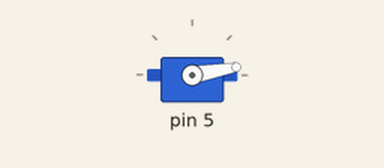
A sketch run on a simulated Arduino Uno, built with avr-gcc and run on an emulated ATmega328P. Parts: servo.

Above: at 0.05 s.
At 3.0 s:
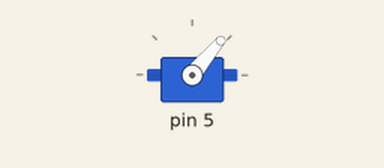
Timing chart, 0 to 6.9 s (numbered marks = the images above):
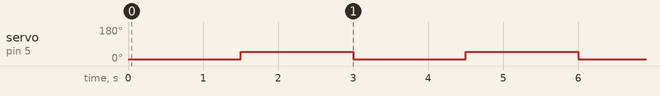

Measured:
- by itself, servo on pin 5: alternates 50° for 1.5 s and 10° for 1.5 s

The sketch:

servo.ino
```cpp
#include <Servo.h>

struct ser_t {
  int pin;
  int position;
};

struct pot_t {
  int pin;
  float value;
};

ser_t ser = {pin: 5, position: 90};
Servo myServo;

pot_t pot = {pin: A4, value: 0};
int defaultDelay = 1500;

void setup() {
  myServo.attach(ser.pin);
  Serial.begin(9600);
}

// void loop() {
//   pot.value = analogRead(pot.pin);
//   ser.position = (160./1023.) * (pot.value) + 10.;
//   Serial.println(ser.position);
//   myServo.write(ser.position);
//   delay(defaultDelay);
// }

void loop() {
  myServo.write(10);
  delay(defaultDelay);
  myServo.write(50);
  delay(defaultDelay);
}
```
